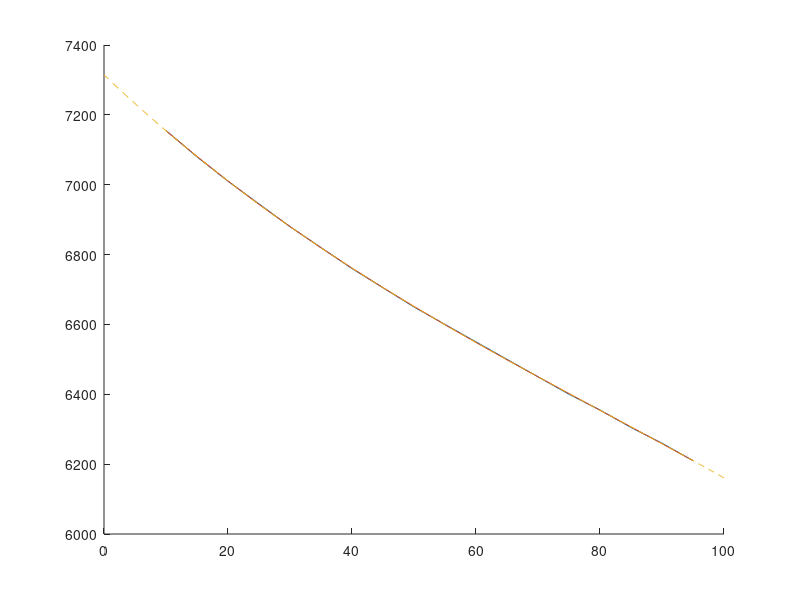
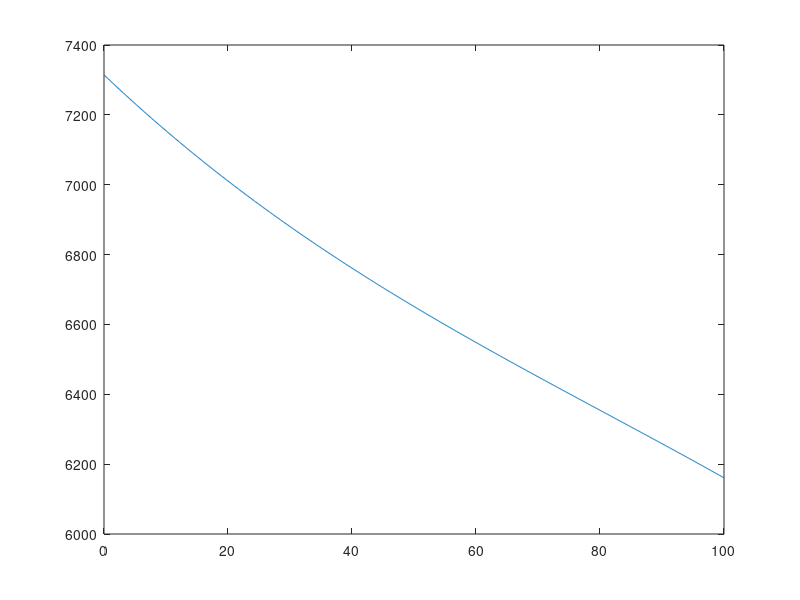

Here is the MATLAB script that generated these plots, in order:
close all
clearvars
clc

data = csvread('hum.csv');

p = polyfit(data(:,1),data(:,2),3);

x=linspace(data(1,1),data(end,1),length(data));
% y=p(1)*x+p(2);
y=p(1)*x.^3+p(2)*x.^2+p(3)*x+p(4);
error=100*mean(abs(((data(:,2)-y')./data(:,2))));
deviation=std(data(:,2)-y');

z=linspace(100,0,1000);
alpha=p(1)*z.^3+p(2)*z.^2+p(3)*z+p(4);

figure
hold on
plot(data(:,1),data(:,2))
plot(x,y)
plot(z,alpha,'--')
hold off

figure
plot(z,alpha)